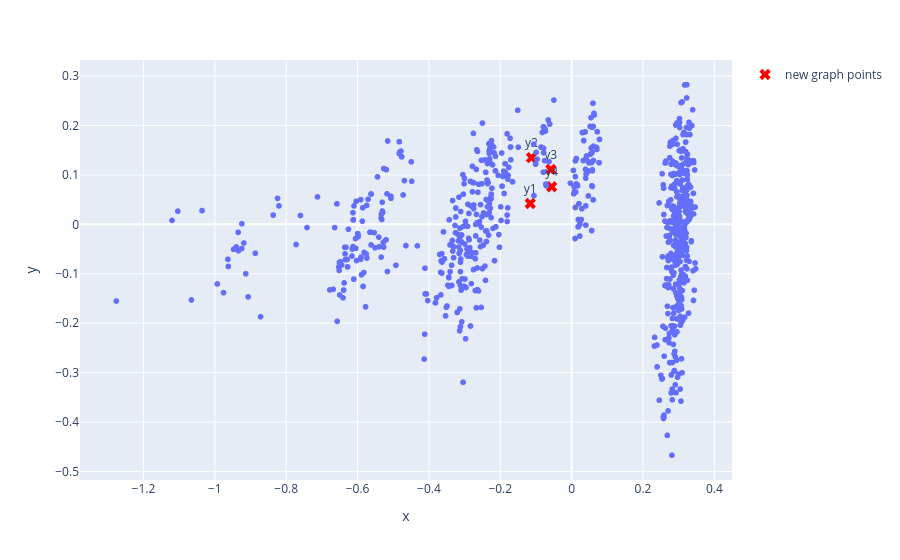

The notebook cell this image was saved under:
### Code cell
chords_list = [metadata[i]['chords'] for i in range(len(y_graph))]
df_graph = pd.DataFrame({
    'x': y_graph[:,0],
    'y': y_graph[:,1],
    'chords': chords_list
})
fig = px.scatter(data_frame=df_graph, x='x', y='y', hover_data=['chords'])
fig.add_trace(go.Scatter(
    x=new_graph_2d[:, 0],
    y=new_graph_2d[:, 1],
    mode='markers+text',
    marker=dict(color='red', size=10, symbol='x'),
    text=['y1', 'y2', 'y3', 'y4'],
    hovertext=[in_seq_1, in_seq_2, in_seq_3, in_seq_4],
    hoverinfo='text',
    textposition='top center',
    name='new graph points'
))
fig.show()

# fig = px.scatter(
#     data_frame=df,
#     x='x',
#     y='y',
#     hover_data=['chords']
# )
# fig.show()

### Figure 1 — Plotly figure (JSON) as saved in the notebook; plotly's stock layout.template omitted (floating-point values rounded to 4 significant figures; data arrays with more than 128 entries replaced by an {"elided": "..."} marker saying what was removed)
{"data": [{"customdata": {"elided": "1054x1 str values"}, "hovertemplate": "x=%{x}<br>y=%{y}<br>chords=%{customdata[0]}<extra></extra>", "legendgroup": "", "marker": {"color": "#636efa", "symbol": "circle"}, "mode": "markers", "name": "", "showlegend": false, "type": "scattergl", "x": {"elided": "1054 float values"}, "xaxis": "x", "y": {"elided": "1054 float values"}, "yaxis": "y"}, {"hoverinfo": "text", "hovertext": ["b_C:maj_@0_m[0,4,9];A:7_@2_m[1,4]b_D:min_@0_m[2,5,7];G:7_@2_m[5,9,11]", "b_C:maj_@0_m[0,4];A:7_@2_m[1,7]b_D:min_@0_m[2,5,9];G:7_@2_m[5,9,2]", "b_A:7_@1_m[1,4];D:min_@0_m[2,5,7]b_G:7_@3_m[5,9,11];C:maj_@0_m[0,4,9]", "b_D:min_@0_m[2,5,7];G:7_@2_m[5,9,11]b_C:maj_@0_m[0,4,9];A:7_@2_m[1,4]"], "marker": {"color": "red", "size": 10, "symbol": "x"}, "mode": "markers+text", "name": "new graph points", "text": ["y1", "y2", "y3", "y4"], "textposition": "top center", "type": "scatter", "x": [-0.116, -0.1126, -0.05848, -0.05601], "y": [0.04225, 0.135, 0.1111, 0.07618]}], "layout": {"legend": {"tracegroupgap": 0}, "margin": {"t": 60}, "xaxis": {"anchor": "y", "domain": [0, 1], "title": {"text": "x"}}, "yaxis": {"anchor": "x", "domain": [0, 1], "title": {"text": "y"}}}}
